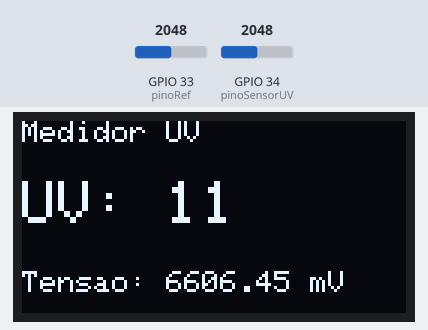
Bench run of a sketch on a simulated ESP32. On the bench: 128×64 one-colour display. The inputs (shaded band) are chosen by the test bench; at power-on: GPIO 34 (pinoSensorUV) = 2048, GPIO 33 (pinoRef) = 2048. What the sketch prints to the serial monitor is not drawn.

Above: at 1.8 s.
1.9 s: GPIO 34 (pinoSensorUV) set to 2866
At 2.6 s:
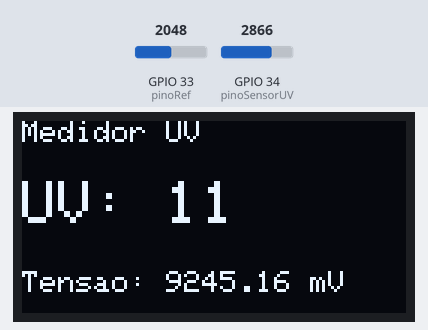
3.6 s: GPIO 34 (pinoSensorUV) set to 3603
At 4.9 s:
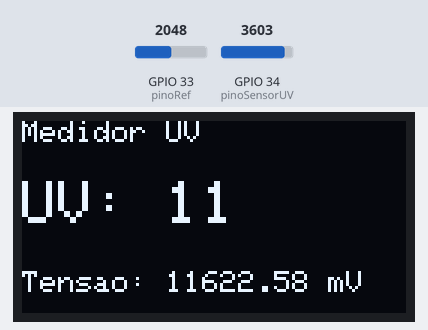
5.6 s: GPIO 34 (pinoSensorUV) set to 4095
At 7.2 s:
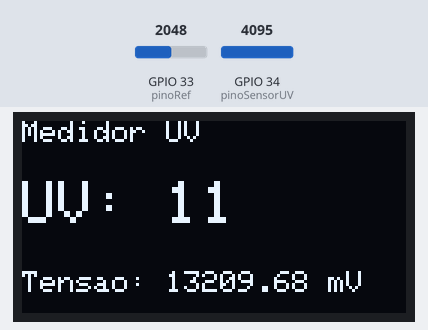
Timing chart, 0 to 8.7 s (numbered marks = the images above; inputs shaded):
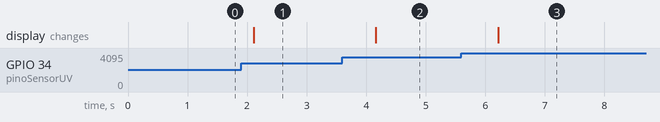

Measured:
- after the input at 1.9 s, the display: changes after 0.21 s (image 1)
- after the input at 3.6 s, the display: changes after 0.56 s (image 2)
- after the input at 5.6 s, the display: changes after 0.62 s (image 3)

The sketch:

UVsensor.ino
```cpp
#include <Wire.h>
#include <Adafruit_SSD1306.h>  // Biblioteca para o display OLED

#define SCREEN_WIDTH 128
#define SCREEN_HEIGHT 64
#define OLED_RESET    -1
Adafruit_SSD1306 display(SCREEN_WIDTH, SCREEN_HEIGHT, &Wire, OLED_RESET);

int pinoSensorUV = 34;  // Pino do sensor UV
int pinoRef = 33;       // Pino de referência para calibração (não usado diretamente, mas pode ser útil)
float valorSensorUV, tensaoConvertida, valorSensorRef;
String nivelUV = "00";

void setup() {
  Serial.begin(115200);  // Inicializa o Monitor Serial
  pinMode(pinoSensorUV, INPUT);
  pinMode(pinoRef, INPUT);

  // Inicializa o display OLED
  if (!display.begin(SSD1306_SWITCHCAPVCC, 0x3C)) {
    Serial.println(F("Falha ao inicializar o display OLED!"));
    while (true);  // Fica preso aqui se falhar
  }
  display.clearDisplay();
  display.setTextColor(SSD1306_WHITE);
  display.setTextSize(1);
}

void loop() {
  Nivel_UV();  // Função para calcular o nível de UV

  // Exibe no Monitor Serial
  Serial.print("Valor Sensor UV (raw): ");
  Serial.println(valorSensorUV);  // Exibe o valor bruto do sensor
  Serial.print("Tensão UV (mV): ");
  Serial.println(tensaoConvertida);  // Exibe a tensão convertida em milivolts
  Serial.print("Nível UV: ");
  Serial.println(nivelUV);  // Exibe o nível de UV baseado na tensão

  // Exibe no Display OLED
  display.clearDisplay();
  display.setCursor(0, 0);
  display.setTextSize(1);
  display.println("Medidor UV");
  display.setTextSize(2);
  display.setCursor(0, 20);
  display.print("UV: ");
  display.print(nivelUV);
  display.setTextSize(1);
  display.setCursor(0, 50);
  display.print("Tensao: ");
  display.print(tensaoConvertida);
  display.print(" mV");

  display.display();  // Atualiza o display OLED

  delay(1000);  // Aguarda 1 segundo antes de fazer nova leitura
}

void Nivel_UV() {
  valorSensorUV = analogRead(pinoSensorUV);  // Lê o valor do sensor UV
  valorSensorRef = analogRead(pinoRef);      // Lê o valor do pino de referência (não utilizado diretamente)

  // Converte o valor do sensor UV para uma tensão em milivolts
  tensaoConvertida = (valorSensorUV * (3.3 / 1023.0)) * 1000;

  // Compara a tensão calculada com valores de uma tabela de níveis de UV
  if (tensaoConvertida <= 227) nivelUV = "00";  // Nível baixo
  else if (tensaoConvertida > 227 && tensaoConvertida <= 318) nivelUV = "01";
  else if (tensaoConvertida > 318 && tensaoConvertida <= 408) nivelUV = "02";
  else if (tensaoConvertida > 408 && tensaoConvertida <= 503) nivelUV = "03";
  else if (tensaoConvertida > 503 && tensaoConvertida <= 606) nivelUV = "04";
  else if (tensaoConvertida > 606 && tensaoConvertida <= 696) nivelUV = "05";
  else if (tensaoConvertida > 696 && tensaoConvertida <= 795) nivelUV = "06";
  else if (tensaoConvertida > 795 && tensaoConvertida <= 881) nivelUV = "07";
  else if (tensaoConvertida > 881 && tensaoConvertida <= 976) nivelUV = "08";
  else if (tensaoConvertida > 976 && tensaoConvertida <= 1079) nivelUV = "09";
  else if (tensaoConvertida > 1079 && tensaoConvertida <= 1170) nivelUV = "10";
  else nivelUV = "11";  // Nível muito alto
}
```
